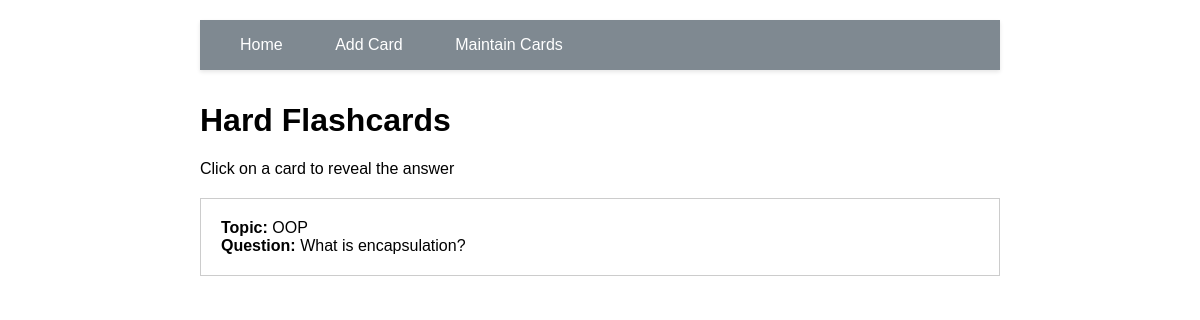
Screenshot of /cards_diff/Hard with the database file from the repository.
### tables this page shows
CREATE TABLE flashcards (
            id INTEGER PRIMARY KEY AUTOINCREMENT,
            topic TEXT NOT NULL,
            question TEXT NOT NULL,
            answer TEXT NOT NULL,
            difficulty TEXT NOT NULL
        );

### app.py (the view)
@app.route('/cards_diff/<difficulty>')
def cards_diff(difficulty):
    conn = get_db_connection()
    flashcards = conn.execute('SELECT * FROM flashcards WHERE difficulty = ?',
                            (difficulty,)).fetchall()
    conn.close()
    return render_template('cards_diff.html', cards=flashcards, difficulty=difficulty)

### app.py (called while the page is built)
def get_db_connection():
    conn = sqlite3.connect('flashcards.db')
    conn.row_factory = sqlite3.Row
    return conn

### templates/cards_diff.html (shortened to what this page needs)
{% extends 'base.html' %}
{% block content %}
<h1>{{ difficulty }} Flashcards</h1>
<p>Click on a card to reveal the answer</p>
{% for card in cards %}
<div class="flashcard">
    <div class="question">
        <strong>Topic:</strong> {{ card['topic'] }}
    </div>
    <div class="question">
        <strong>Question:</strong> {{ card['question'] }}
    </div>
</div>
{% endfor %}
{% endblock %}

### static/style.css (style rules this page uses)
body { font-family: Arial; max-width: 800px; margin: 0 auto; padding: 20px; }
.flashcard { border: 1px solid #ccc; padding: 20px; margin: 20px 0; cursor: pointer; }

### rows the page displays
flashcards: difficulty "Hard", topic "OOP", question "What is encapsulation?"
